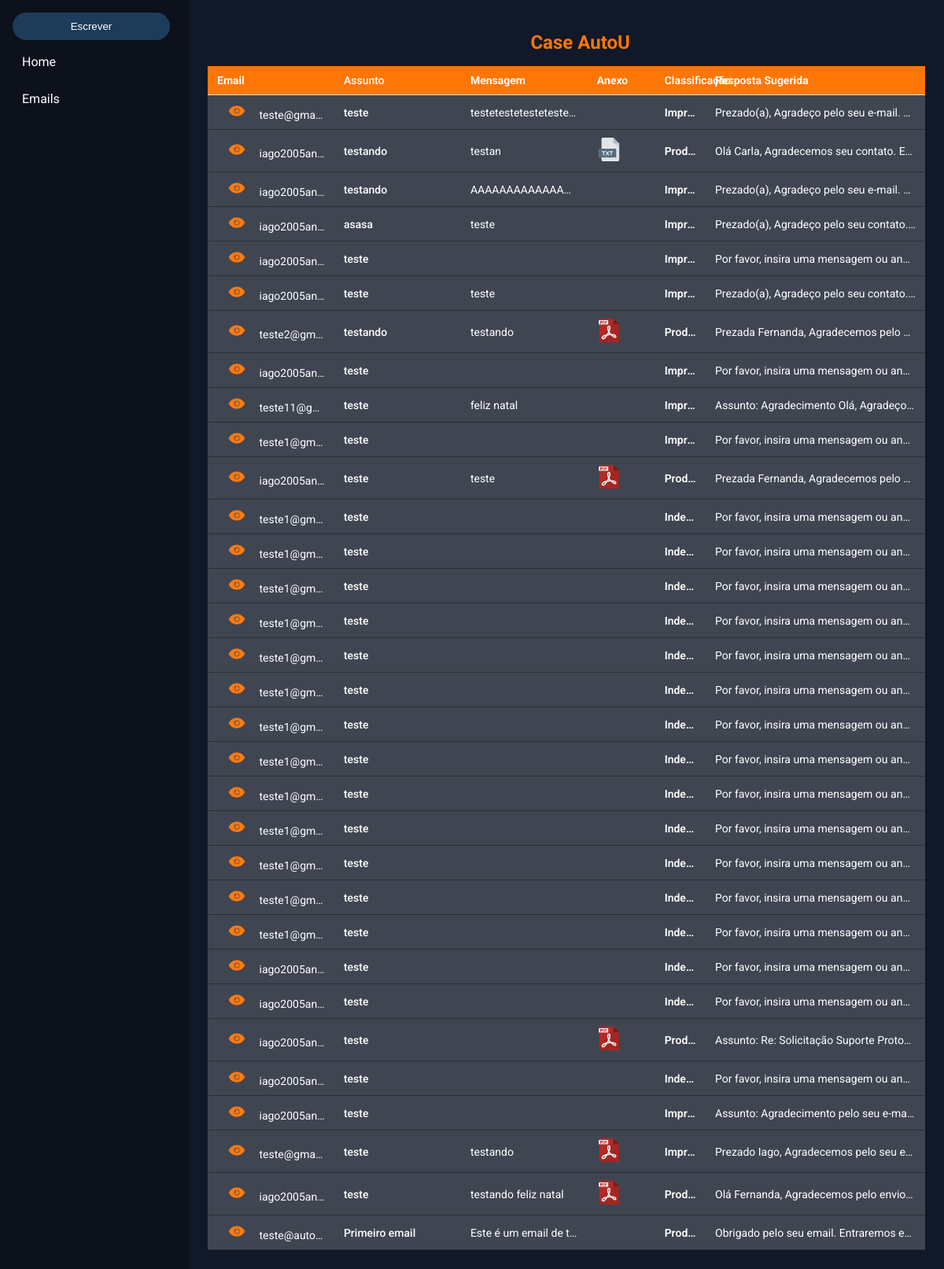
Before: / with the older database file.
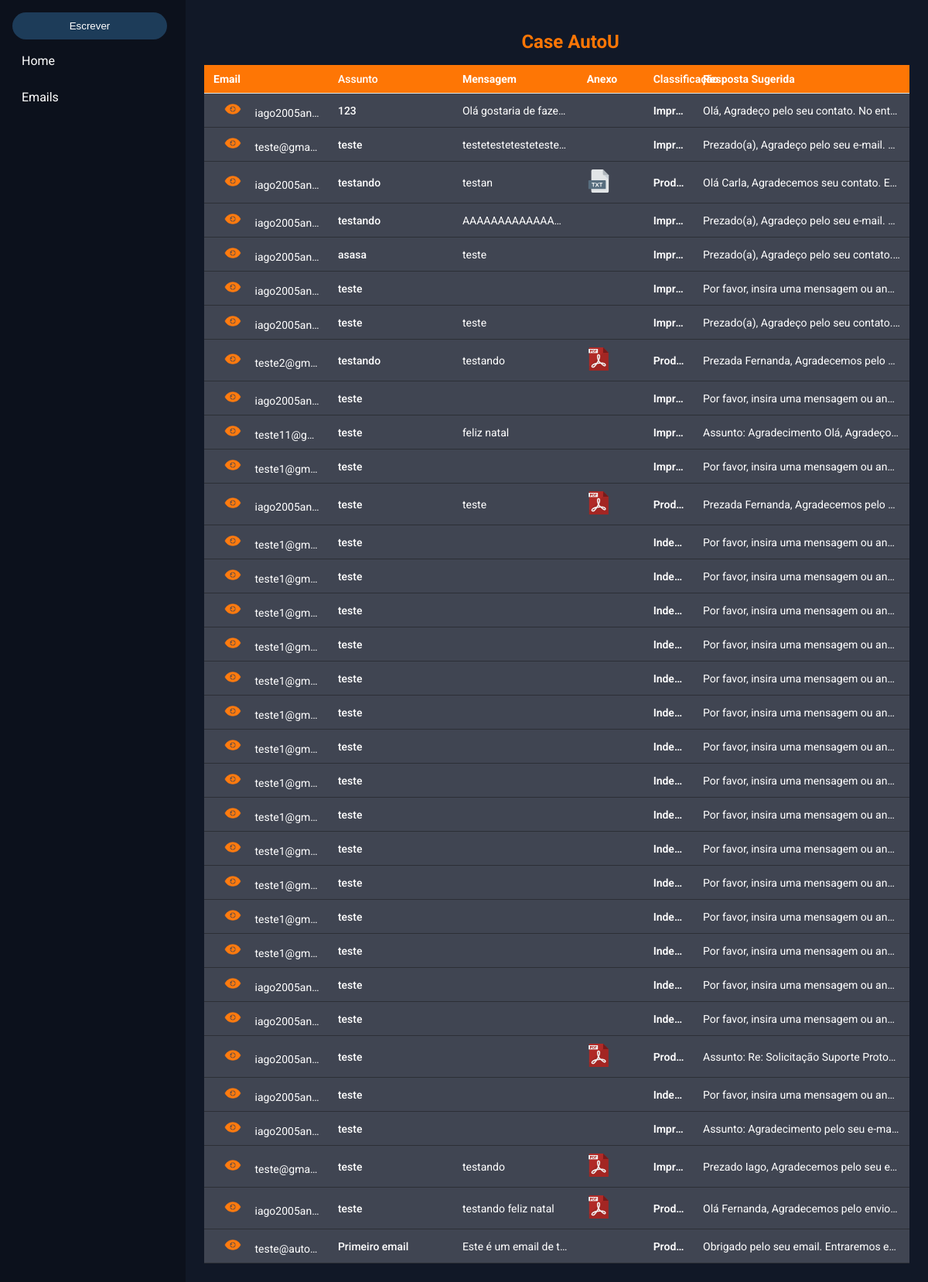
After: the same page with the newer database file.
### models.py (models this page shows)
class EmailTable(db.Model):
    __tablename__ = "emails"
    id = db.Column(db.Integer, primary_key=True)
    email = db.Column(db.String(255), nullable=False)
    assunto = db.Column(db.String(255), nullable=False)
    mensagem = db.Column(db.Text, nullable=False)
    classificacao = db.Column(db.String(50), nullable=False)
    resposta_sugerida = db.Column(db.Text, nullable=True)
    anexo_pdf = db.Column(db.String(512), nullable=True)
    data_hora = db.Column(
        db.DateTime,
        default=lambda: datetime.now(ZoneInfo("America/Sao_Paulo")) #uso de lambda para chamar a função no momento da criação do objeto
    )

### blueprints/page.py (the view)
@page.route('/', methods=["GET","POST"])
def home():
    if request.method == "POST":
        email    = request.form.get("email")
        assunto  = request.form.get("assunto")
        mensagem = request.form.get("mensagem")
        arquivo = request.files.get("anexo")
        nome_arquivo = None
        if mensagem is None or mensagem.strip() == "" and (arquivo is None or arquivo.filename == ""):
            resposta_sugerida = "Por favor, insira uma mensagem ou anexe um arquivo."
            classificacao = "Improdutivo"
        elif arquivo and arquivo.filename:
            if not _ext_ok(arquivo.filename):
                return jsonify(message="Extensão não permitida (use .pdf ou .txt)."), 400
            ext = arquivo.filename.rsplit(".", 1)[1].lower() # Pega a extensão do arquivo
            identificador = f"{uuid.uuid4().hex}.{ext}" # Gera um nome único para o arquivo e adiciona a extensão
            dest = os.path.join(current_app.config["UPLOAD_FOLDER"], identificador) # Define o caminho completo
            arquivo.save(dest)
            if ext == "txt":
                extracao = extracao_texto_txt(dest)
            elif ext == "pdf":
                extracao = extracao_texto_pdf(dest)
            else:
                extracao = ""
            nome_arquivo = identificador
            texto = (mensagem or "") + (extracao or "")
            classificacao = classificador_email(processar_lemma(texto))
            resposta_sugerida = sugerir_resposta(processar_lemma(texto) or "", classificacao)
        else:
            classificacao = classificador_email(processar_lemma(mensagem or ""))
            resposta_sugerida = sugerir_resposta(processar_lemma(mensagem) or "", classificacao)
        row = EmailTable(
            email=email,
            assunto=assunto,
            mensagem= mensagem or "",
            classificacao=classificacao,
            anexo_pdf=nome_arquivo,
            resposta_sugerida=resposta_sugerida
        )
        db.session.add(row)
        db.session.commit()
        return jsonify(message=f"Email registrado com sucesso! Classificação: {classificacao}"), 200
    else:
        emails = EmailTable.query.order_by(EmailTable.data_hora.desc()).all()
        return render_template("home.html", emails=emails)

### templates/home.html (shortened to what this page needs)
{% extends 'base.html' %}
{% block body %}
    <h1>Case AutoU </h1>
     <table class="inbox">
        <thead class="thead">
          <tr class="cabecalho-tabela">
            <th class="col-email">Email</th>
            <th class="col-assunto">Assunto</th>
            <th class="col-mensagem">Mensagem</th>
            <th class="col-anexo">Anexo</th>
            <th class="col-class">Classificação</th>
            <th class="col-resp">Resposta Sugerida</th>
          </tr>
        </thead>
        {% for email in emails %}
        <tr class="linha-tabela">
          <td class="col-email ellipsis">
              <img class="btn-eye" src="{{ url_for('static', filename='icones/eye.svg') }}"
                    alt="Olho" width="20" height="20">
            {{ email["email"] }}
          </td>
          <td class="col-assunto ellipsis">{{ email["assunto"] }}</td>
          <td class="col-mensagem ellipsis">{{ email["mensagem"] }}</td>
          {% if email["anexo_pdf"] %}
            <td class="col-anexo ellipsis">
              {% if email["anexo_pdf"].endswith(".pdf") %}
                <a href="{{ url_for('page.mostra_pdf', filename=email['anexo_pdf']) }}" target="_blank" title="Abrir PDF">
                  <img src="{{ url_for('static', filename='icones/pdf.svg') }}" class="btn-pdf" alt="PDF" width="20" height="20" style="cursor:pointer;">
                </a>
              {% elif email["anexo_pdf"].endswith(".txt") %}
                <a href="{{ url_for('page.mostra_pdf', filename=email['anexo_pdf']) }}" target="_blank" title="Abrir TXT">
                  <img src="{{ url_for('static', filename='icones/txt.svg') }}" class="btn-txt" alt="TXT" width="20" height="20" style="cursor:pointer;">
                </a>
              {% endif %}
            </td>
          {% else %}
            <td class="col-anexo ellipsis"></td>
          {% endif %}
          <td class="col-class ellipsis">{{ email["classificacao"] }}</td>
          <td class="col-resp ellipsis">{{ email["resposta_sugerida"] }}</td>
        </tr>
        {% endfor %}
    </table>
{% endblock %}

Changed rows visible on the page:
added EmailTable: email "iago2005an…", assunto "123", mensagem "Olá gostaria de faze…", classificacao "Impr…", resposta_sugerida "Olá, Agradeço pelo seu contato. No ent…"
